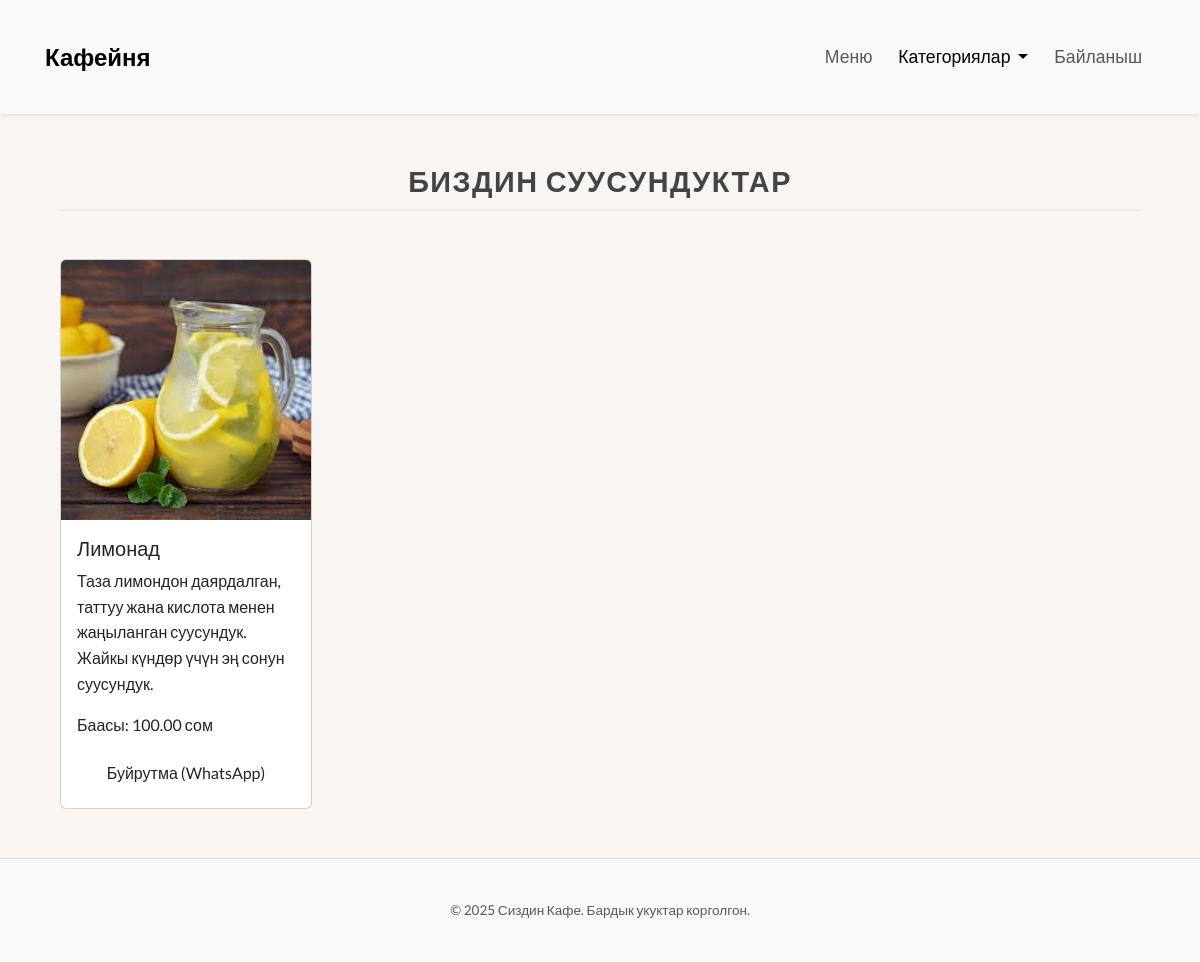
The app's page /menu/drinks/ with its own data.
### menu/models.py (models this page shows, shortened)
class Drink(models.Model):
    name = models.CharField(max_length=100)
    description = models.TextField()
    price = models.DecimalField(max_digits=5, decimal_places=2)
    image = models.ImageField(upload_to='drinks/')

### menu/views.py (the view)
# urls.py: path('drinks/', views.drink_list, name='drink_list'),  # Суусундуктар
def drink_list(request):
    drinks = Drink.objects.all()
    return render(request, 'drink_list.html', {'drinks': drinks})

### templates/drink_list.html (shortened to what this page needs)
{% extends 'base.html' %}
{% load static %}
{% block content %}
<div class="container mt-4">
    <h1 class="category-title text-center mb-5">Биздин Суусундуктар</h1>
    {% if drinks %}
        <div class="row">
            {% for drink in drinks %}
                <div class="col-md-6 col-lg-4 col-xl-3 mb-4">
                    <div class="card menu-item-card h-100">
                        {% if drink.image %}
                            <img src="{{ drink.image.url }}" class="card-img-top" alt="{{ drink.name }}">
                        {% else %}
                            <img src="{% static 'images/placeholder.png' %}" class="card-img-top" alt="Сүрөт жок">
                        {% endif %}
                        <div class="card-body d-flex flex-column">
                            <h5 class="card-title">{{ drink.name }}</h5>
                            {% if drink.description %}
                                <p class="card-text mb-auto">
                                    {{ drink.description }}
                                </p>
                            {% else %}
                                <p class="card-text mb-auto"> </p>
                            {% endif %}
                            <p class="price mt-3">
                                Баасы: {{ drink.price|floatformat:2 }} сом
                            </p>
                            {% with whatsapp_number="996990686854" %}
                            {% with message="Саламатсызбы! Мен '"|add:drink.name|add:"' суусундугуна буйрутма бергим келет." %}
                            <a href="https://wa.me/{{ whatsapp_number }}?text={{ message|urlencode }}" target="_blank" class="btn order-button mt-auto">
                                Буйрутма (WhatsApp)
                            </a>
                            {% endwith %}
                            {% endwith %}
                        </div>
                    </div>
                </div>
            {% endfor %}
        </div>
    {% else %}
        <p style="text-align: center; margin-top: 50px; font-size: 1.1em; color: #888;">
            Азырынча бул категорияда суусундуктар жок.
        </p>
    {% endif %}
</div>
{% endblock content %}

### static/style.css (style rules this page uses)
body { margin: 0; font-family: 'Lato', sans-serif; background-color: #f8f5f2; color: #4a4a4a; line-height: 1.6; }
.container { max-width: 1140px; margin: 25px auto; padding: 0 15px; }
.category-title, .content-area > h1 { text-align: center; font-size: 1.2em; font-weight: 700; color: #8d6e63; margin-bottom: 30px; text-transform: uppercase; letter-spacing: 1.5px; }
.category-title { font-size: 1.8em; color: #444; font-weight: bold; text-align: center; border-bottom: 2px solid #eee; padding-bottom: 10px; margin-top: 50px; margin-bottom: 30px; }

### records on screen
Drink: image (picture), name "Лимонад", description "Таза лимондон даярдалган, таттуу жана кислота менен жаңыланган суусундук. Жайкы күндөр үчүн эң сонун суусундук.", price "100.00"
